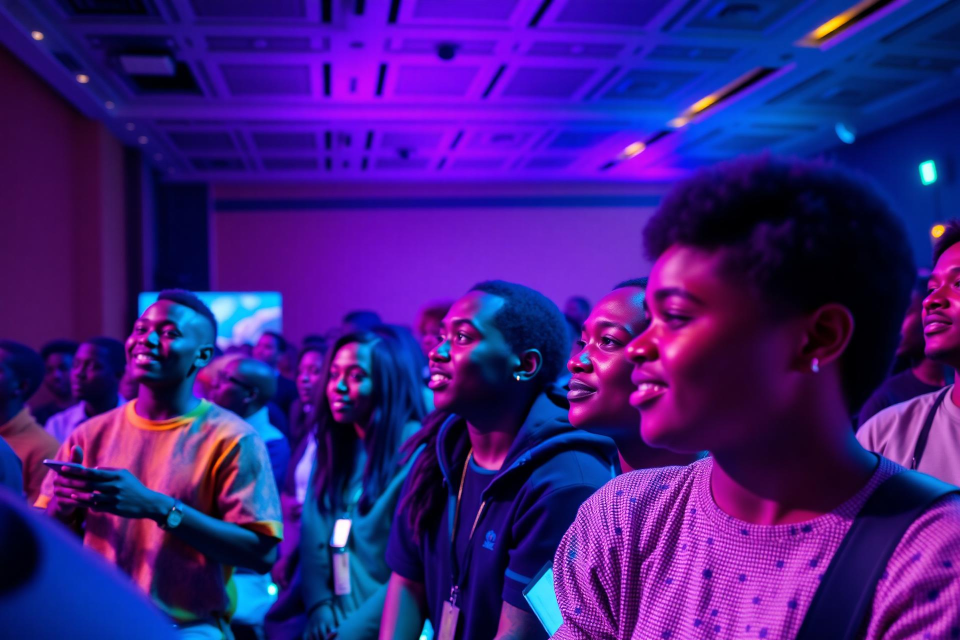
#> input picture src/assets/2.jpg, 1920 x 1280 px, given in place of PHOTO-2026-09-28-20-38-49.jpg, which was not available (shown at 1/2 size)
$ python optimize_ecard.py
#> lines starting #> are read from the running program, lines starting #| are printed output that depends on the picture
import os
from PIL import Image

path = 'PHOTO-2026-09-28-20-38-49.jpg'
out_path = 'src/assets/ssc2026-ecard.webp'

with Image.open(path) as img:
#> img is the input picture: PIL image 1920x1280 RGB; mean R, G, B 62, 26.9, 128.1
    orig_size = os.path.getsize(path)
    print(f"Original:")
    print(f"- Dimensions: {img.width}x{img.height}")
#| - Dimensions: 1920x1280
    print(f"- File size: {orig_size} bytes")
    print(f"- Format: {img.format}")
#| - Format: JPEG

    # Convert to RGB if necessary for WebP
    if img.mode != 'RGB':
        img = img.convert('RGB')

    # Optimize and save as WebP
    max_dim = 1200
    if img.width > max_dim or img.height > max_dim:
        img.thumbnail((max_dim, max_dim), Image.Resampling.LANCZOS)
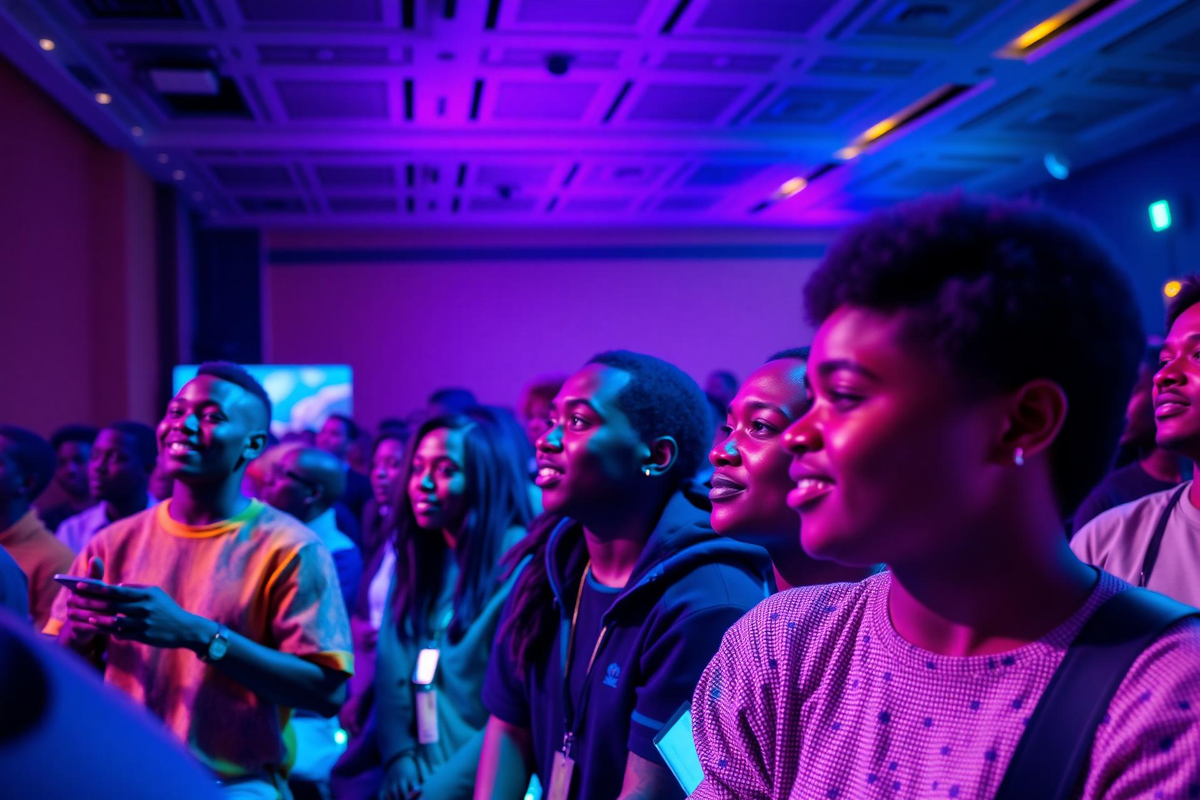
#> img: PIL image 1200x800 RGB; mean R, G, B 62, 26.9, 128.1

    img.save(out_path, 'WEBP', quality=80)

    out_size = os.path.getsize(out_path)
    print(f"\nOptimized:")
    print(f"- Dimensions: {img.width}x{img.height}")
#| - Dimensions: 1200x800
    print(f"- File size: {out_size} bytes")
    print(f"- Format: WEBP")

$ run again, on src/assets/6652b777-41fe-40f9-8ac4-960bd0fe274b-1.jpg
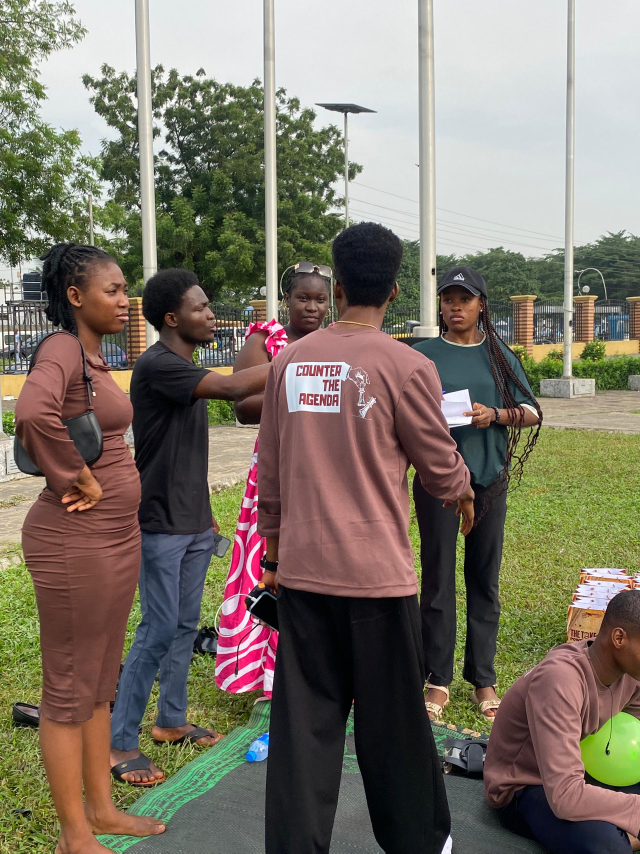
#> input picture src/assets/6652b777-41fe-40f9-8ac4-960bd0fe274b-1.jpg, 1920 x 2560 px, given in place of PHOTO-2026-09-28-20-38-49.jpg, which was not available (shown at 1/3 size)
#> img is the input picture: PIL image 1920x2560 RGB; mean R, G, B 124, 116.3, 103.5
#| - Dimensions: 1920x2560
#| - Format: JPEG
#> `img.thumbnail((max_dim, max_dim), Image.Resampling.LANCZOS)`:
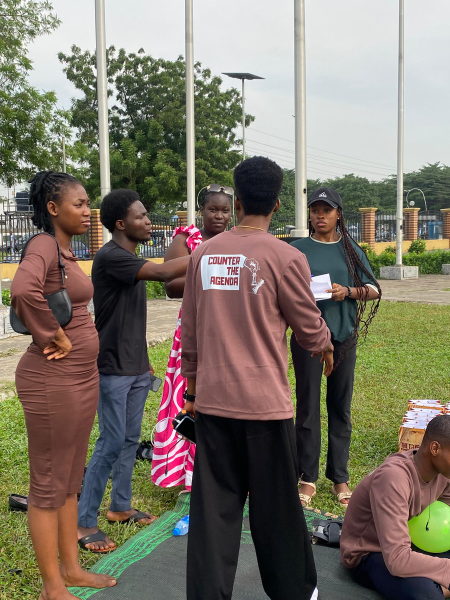
#> img: PIL image 900x1200 RGB (shown at 1/2 size); mean R, G, B 124, 116.3, 103.5
#| - Dimensions: 900x1200
